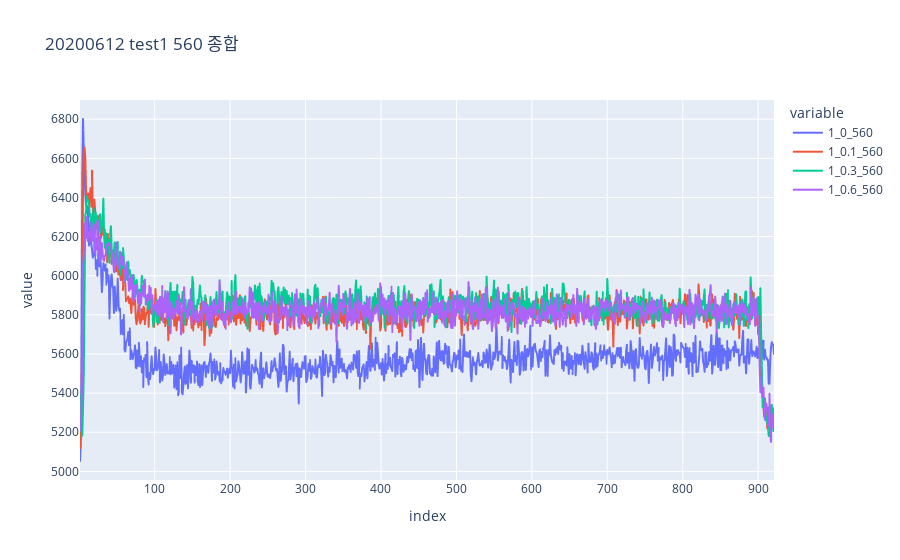

The notebook cell saved with this chart:
### Code cell
data00 = pd.read_csv('C:/Users/com/Desktop/TES종합/TES20200612test1.csv')
df_20200611_1_0_EPD = pd.DataFrame(data00[['index','1_0_560','1_0.1_560','1_0.3_560','1_0.6_560']])

fig = px.line(df_20200611_1_0_EPD, x="index", y=["1_0_560", "1_0.1_560","1_0.3_560","1_0.6_560"], title="20200612 test1 560 종합")
fig.show()

### Figure 1 — Plotly figure (JSON) as saved in the notebook; plotly's stock layout.template omitted (floating-point values rounded to 4 significant figures; data arrays with more than 128 entries replaced by an {"elided": "..."} marker saying what was removed)
{"data": [{"hovertemplate": "variable=1_0_560<br>index=%{x}<br>value=%{y}<extra></extra>", "legendgroup": "1_0_560", "line": {"color": "#636efa", "dash": "solid"}, "mode": "lines", "name": "1_0_560", "showlegend": true, "type": "scattergl", "x": {"elided": "921 int values"}, "xaxis": "x", "y": {"elided": "921 int values"}, "yaxis": "y"}, {"hovertemplate": "variable=1_0.1_560<br>index=%{x}<br>value=%{y}<extra></extra>", "legendgroup": "1_0.1_560", "line": {"color": "#EF553B", "dash": "solid"}, "mode": "lines", "name": "1_0.1_560", "showlegend": true, "type": "scattergl", "x": {"elided": "921 int values"}, "xaxis": "x", "y": {"elided": "921 int values"}, "yaxis": "y"}, {"hovertemplate": "variable=1_0.3_560<br>index=%{x}<br>value=%{y}<extra></extra>", "legendgroup": "1_0.3_560", "line": {"color": "#00cc96", "dash": "solid"}, "mode": "lines", "name": "1_0.3_560", "showlegend": true, "type": "scattergl", "x": {"elided": "921 int values"}, "xaxis": "x", "y": {"elided": "921 int values"}, "yaxis": "y"}, {"hovertemplate": "variable=1_0.6_560<br>index=%{x}<br>value=%{y}<extra></extra>", "legendgroup": "1_0.6_560", "line": {"color": "#ab63fa", "dash": "solid"}, "mode": "lines", "name": "1_0.6_560", "showlegend": true, "type": "scattergl", "x": {"elided": "921 int values"}, "xaxis": "x", "y": {"elided": "921 int values"}, "yaxis": "y"}], "layout": {"legend": {"title": {"text": "variable"}, "tracegroupgap": 0}, "title": {"text": "20200612 test1 560 종합"}, "xaxis": {"anchor": "y", "domain": [0, 1], "title": {"text": "index"}}, "yaxis": {"anchor": "x", "domain": [0, 1], "title": {"text": "value"}}}}
